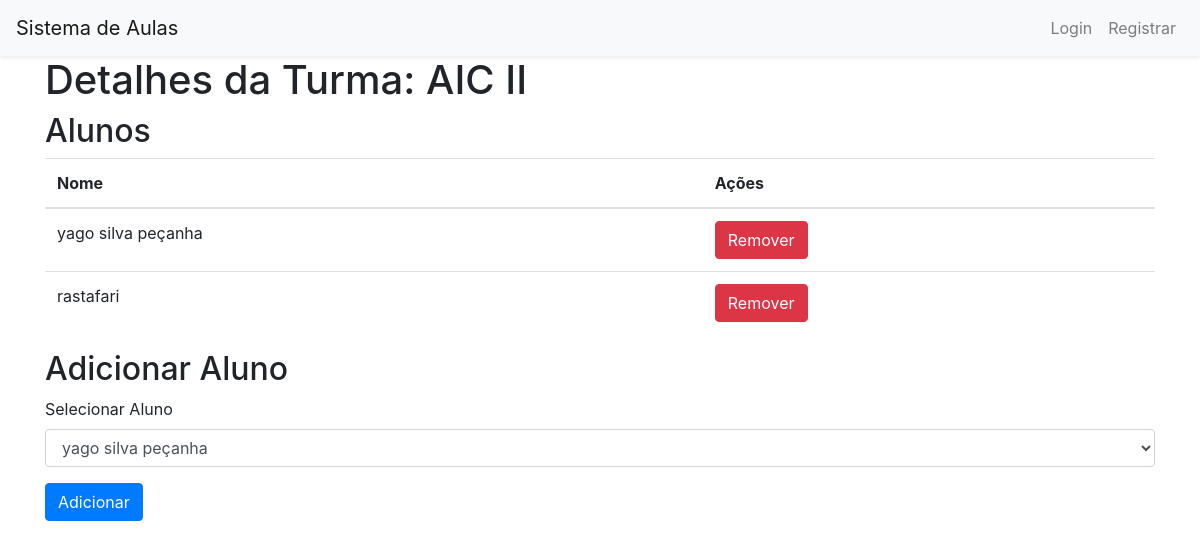
The app's page /class/6 (signed in) with its own data.
### models.py (models this page shows)
class Turma(db.Model):
    id = db.Column(db.Integer, primary_key=True)
    name = db.Column(db.String(80), nullable=False)
    professor_id = db.Column(db.Integer, db.ForeignKey('professor.id'), nullable=False)
    professor = db.relationship('Professor', backref=db.backref('turmas', lazy=True))
    alunos = db.relationship('Aluno', secondary='turma_aluno', backref=db.backref('turmas', lazy=True))

class Aluno(db.Model):
    id = db.Column(db.Integer, primary_key=True)
    username = db.Column(db.String(80), unique=True, nullable=False)
    password = db.Column(db.String(120), nullable=False)

### app.py (the view)
@app.route('/class/<int:class_id>', methods=['GET', 'POST'])
def class_details(class_id):
    if 'user_id' in session and session['user_role'] == 'professor':
        turma = Turma.query.get(class_id)
        if request.method == 'POST':
            student_id = request.form['student_id']
            turma_aluno = TurmaAluno(turma_id=class_id, aluno_id=student_id)
            db.session.add(turma_aluno)
            db.session.commit()
            return redirect(url_for('class_details', class_id=class_id))
        alunos = Aluno.query.all()
        return render_template('class_details.html', turma=turma, alunos=alunos)
    return redirect(url_for('login'))

### templates/class_details.html (shortened to what this page needs)
<!DOCTYPE html>
<html lang="pt-br">
<head>
    <link rel="stylesheet" href="{{ url_for('static', filename='css/bootstrap.min.css') }}">
</head>
<body>
    <nav class="navbar navbar-expand-lg navbar-light bg-light shadow-sm">
        <a class="navbar-brand" href="{{ url_for('dashboard') }}">Sistema de Aulas</a>
        <div class="collapse navbar-collapse" id="navbarNav">
            <ul class="navbar-nav ml-auto">
                <li class="nav-item">
                    <a class="nav-link" href="{{ url_for('login') }}">Login</a>
                </li>
                <li class="nav-item">
                    <a class="nav-link" href="{{ url_for('register') }}">Registrar</a>
                </li>
            </ul>
        </div>
    </nav>
    <div class="container">
        <h1>Detalhes da Turma: {{ turma.name }}</h1>
        <h2>Alunos</h2>
        <table class="table">
            <thead>
                <tr>
                    <th>Nome</th>
                    <th>Ações</th>
                </tr>
            </thead>
            <tbody>
                {% for aluno in turma.alunos %}
                <tr>
                    <td>{{ aluno.username }}</td>
                    <td>
                        <form action="{{ url_for('remove_student_from_class', class_id=turma.id, student_id=aluno.id) }}" method="post" style="display:inline;">
                            <button type="submit" class="btn btn-danger">Remover</button>
                        </form>
                    </td>
                </tr>
                {% endfor %}
            </tbody>
        </table>
        <h2>Adicionar Aluno</h2>
        <form method="POST" action="{{ url_for('class_details', class_id=turma.id) }}">
            <div class="form-group">
                <label for="student_id">Selecionar Aluno</label>
                <select class="form-control" id="student_id" name="student_id">
                    {% for aluno in alunos %}
                    <option value="{{ aluno.id }}">{{ aluno.username }}</option>
                    {% endfor %}
                </select>
            </div>
            <button type="submit" class="btn btn-primary">Adicionar</button>
        </form>
    </div>
</body>
</html>

### records on screen
Turma: name "AIC II"
Aluno: username "yago silva peçanha"
Aluno: username "rastafari"

### other values on screen
form field student_id "yago silva peçanha"
